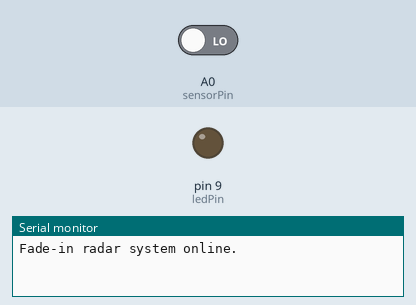
A sketch run on a simulated Arduino Uno, built with avr-gcc and run on an emulated ATmega328P. On the bench: output pins drawn as LEDs (lit = HIGH), the last lines printed to the serial monitor. The test bench sets the inputs (shaded band); at power-on: A0 (sensorPin) LOW.

Above: at 1.2 s.
1.3 s: A0 (sensorPin) driven HIGH
At 3.2 s:
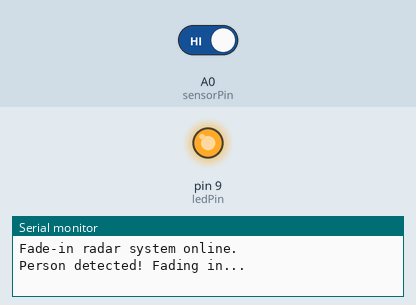
4.3 s: A0 (sensorPin) driven LOW
At 5.4 s:
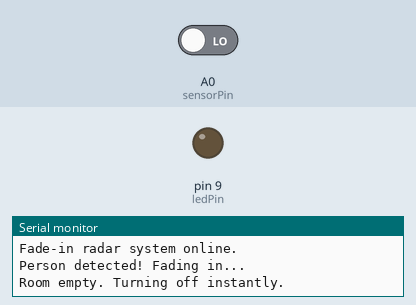
Timing chart, 0 to 7.3 s (numbered marks = the images above; inputs shaded):
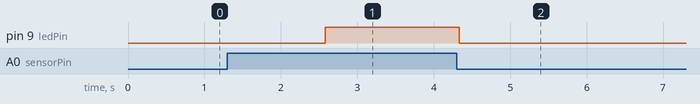

The sketch:

egg_eyes.ino
```cpp
const int sensorPin = A0;   // The LD2410C OUT pin
const int ledPin = 9;       // Your LED connected to PWM pin D9

// We use this to remember if the LED is already on
bool isPersonPresent = false;

void setup() {
  Serial.begin(9600);
  pinMode(sensorPin, INPUT);
  pinMode(ledPin, OUTPUT);
  Serial.println("Fade-in radar system online.");
}

void loop() {
  int sensorState = digitalRead(sensorPin);

  // If someone is detected AND the LED isn't already on...
  if (sensorState == HIGH && isPersonPresent == false) {
    Serial.println("Person detected! Fading in...");

    // Loop from 0 (off) to 255 (max brightness)
    for (int brightness = 0; brightness <= 255; brightness++) {
      analogWrite(ledPin, brightness); // Set the brightness level
      delay(5);                        // Wait 5 milliseconds between each step
    }
    // 255 steps * 5ms = about 1.2 seconds to reach full brightness

    isPersonPresent = true; // Remember that the LED is now fully ON
  }

  // If no one is detected AND the LED is currently on...
  else if (sensorState == LOW && isPersonPresent == true) {
    Serial.println("Room empty. Turning off instantly.");

    analogWrite(ledPin, 0);  // Turn the LED completely OFF
    isPersonPresent = false; // Remember that the LED is now OFF
  }

  // A tiny 50ms delay just to keep the loop from running way too fast
  delay(50);
}
```

Measured:
- after the input at 1.3 s, pin 9 (ledPin): LOW → HIGH after 1.3 s
- after the input at 4.3 s, pin 9 (ledPin): HIGH → LOW at once
